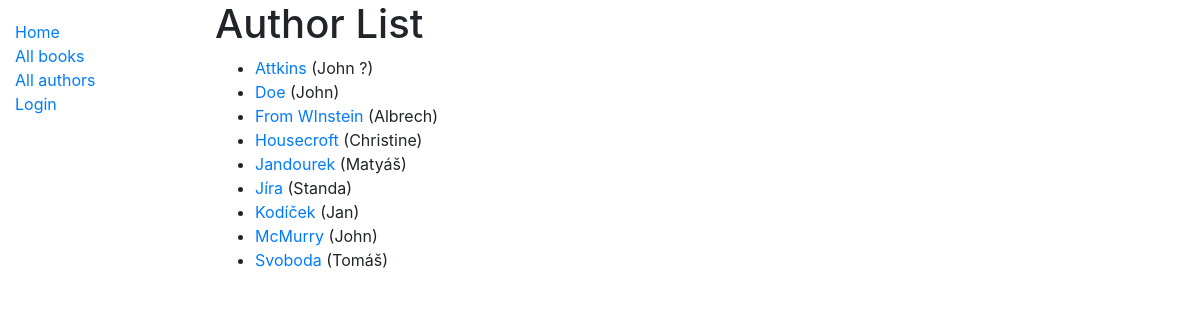
Screenshot of /catalog/authors/ with the database file from the repository.
### catalog/models.py (models this page shows, shortened)
class Author(models.Model):
    first_name = models.CharField(max_length=100)
    last_name = models.CharField(max_length=100)
    date_of_birth = models.DateField(null=True, blank=True)
    date_of_death = models.DateField('Died', null=True, blank=True)
    class Meta:
        ordering = ['last_name', 'first_name']
    def get_absolute_url(self):
        return reverse('author-detail', args=[str(self.id)])

### catalog/views.py (the view)
# urls.py: path('authors/', views.AuthorListView.as_view(), name='authors'),
class AuthorListView(generic.ListView):
    model = Author

### catalog/templates/catalog/author_list.html
{% extends "base_generic.html" %}
{% block content %}
  <h1>Author List</h1>
  {% if author_list %}
  <ul>
    {% for author in author_list %}
      <li>
        <a href="{{ author.get_absolute_url }}">{{author.last_name }}</a> ({{author.first_name}})
      </li>
    {% endfor %}
  </ul>
  {% else %}
    <p>There are no authors.</p>
  {% endif %}
{% endblock %}

### rows the page displays
Author: last_name "Attkins", first_name "John ?"
Author: last_name "Doe", first_name "John"
Author: last_name "From WInstein", first_name "Albrech"
Author: last_name "Housecroft", first_name "Christine"
Author: last_name "Jandourek", first_name "Matyáš"
Author: last_name "Jíra", first_name "Standa"
Author: last_name "Kodíček", first_name "Jan"
Author: last_name "McMurry", first_name "John"
Author: last_name "Svoboda", first_name "Tomáš"
